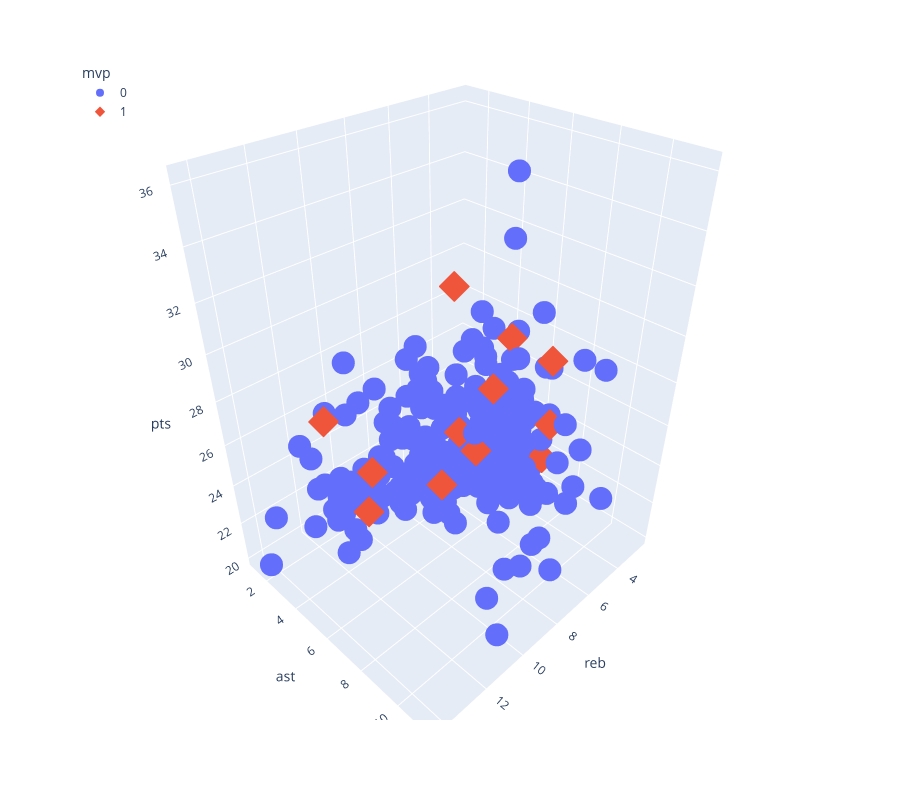

Notebook code for this chart:
### Code cell
fig = px.scatter_3d(
        player_avg_score_greater20,
        x='reb',
        y='ast',
        z='pts',
        symbol= 'mvp',
        color = 'mvp',
        range_color = [0,1],
        hover_name = 'player_name',
        hover_data = ['player_name'],
        height=800)
fig.update_layout(legend=dict(x=0, y=1))

fig.show()

### Figure 1 — Plotly figure (JSON) as saved in the notebook; plotly's stock layout.template omitted (floating-point values rounded to 4 significant figures; data arrays with more than 128 entries replaced by an {"elided": "..."} marker saying what was removed)
{"data": [{"customdata": {"elided": "253x1 str values"}, "hovertemplate": "<b>%{hovertext}</b><br><br>mvp=0<br>reb=%{x}<br>ast=%{y}<br>pts=%{z}<br>player_name=%{customdata[0]}<extra></extra>", "hovertext": {"elided": "253 str values"}, "legendgroup": "0", "marker": {"color": "#636efa", "symbol": "circle"}, "mode": "markers", "name": "0", "scene": "scene", "showlegend": true, "type": "scatter3d", "x": {"elided": "253 float values"}, "y": {"elided": "253 float values"}, "z": {"elided": "253 float values"}}, {"customdata": [["Derrick Rose"], ["LeBron James"], ["LeBron James"], ["Kevin Durant"], ["Stephen Curry"], ["Stephen Curry"], ["Russell Westbrook"], ["James Harden"], ["Giannis Antetokounmpo"], ["Giannis Antetokounmpo"], ["Nikola Jokic"], ["Nikola Jokic"]], "hovertemplate": "<b>%{hovertext}</b><br><br>mvp=1<br>reb=%{x}<br>ast=%{y}<br>pts=%{z}<br>player_name=%{customdata[0]}<extra></extra>", "hovertext": ["Derrick Rose", "LeBron James", "LeBron James", "Kevin Durant", "Stephen Curry", "Stephen Curry", "Russell Westbrook", "James Harden", "Giannis Antetokounmpo", "Giannis Antetokounmpo", "Nikola Jokic", "Nikola Jokic"], "legendgroup": "1", "marker": {"color": "#EF553B", "symbol": "diamond"}, "mode": "markers", "name": "1", "scene": "scene", "showlegend": true, "type": "scatter3d", "x": [4.1, 7.5, 7.5, 7.3, 4.2, 5.2, 10.5, 5.1, 11.5, 13.4, 10.8, 13.6], "y": [7.7, 5.9, 6.8, 5.4, 7.5, 6.4, 10.2, 8.3, 5.4, 5.5, 8.3, 7.8], "z": [25, 25.5, 25.1, 31.6, 23.2, 29, 31.2, 28.8, 25.6, 29, 26.4, 26.7]}], "layout": {"height": 800, "legend": {"title": {"text": "mvp"}, "tracegroupgap": 0, "x": 0, "y": 1}, "margin": {"t": 60}, "scene": {"domain": {"x": [0, 1], "y": [0, 1]}, "xaxis": {"title": {"text": "reb"}}, "yaxis": {"title": {"text": "ast"}}, "zaxis": {"title": {"text": "pts"}}}}}
